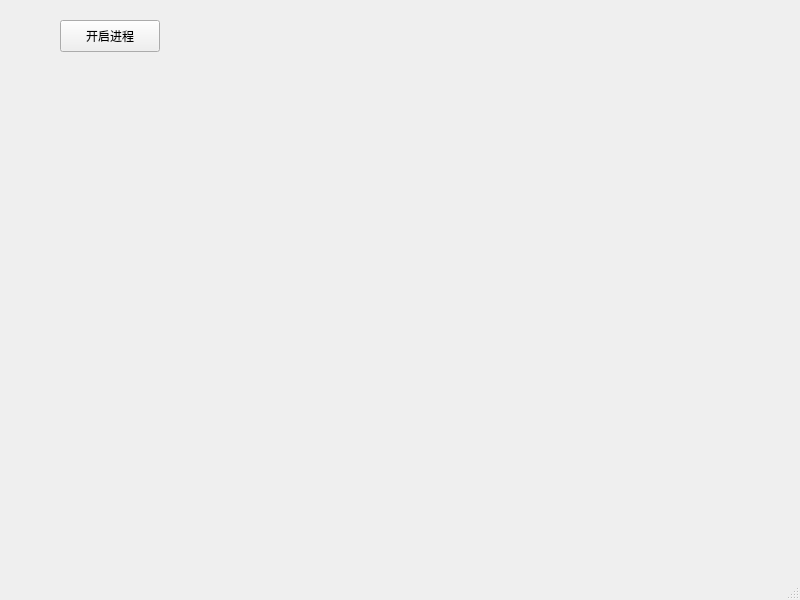
<?xml version="1.0" encoding="UTF-8"?>
<ui version="4.0">
 <class>MainWindow</class>
 <widget class="QMainWindow" name="MainWindow">
  <property name="geometry">
   <rect>
    <x>0</x>
    <y>0</y>
    <width>800</width>
    <height>600</height>
   </rect>
  </property>
  <property name="windowTitle">
   <string>MainWindow</string>
  </property>
  <widget class="QWidget" name="centralwidget">
   <widget class="QPushButton" name="pushButton">
    <property name="geometry">
     <rect>
      <x>60</x>
      <y>20</y>
      <width>100</width>
      <height>32</height>
     </rect>
    </property>
    <property name="text">
     <string>开启进程</string>
    </property>
   </widget>
  </widget>
  <widget class="QMenuBar" name="menubar">
   <property name="geometry">
    <rect>
     <x>0</x>
     <y>0</y>
     <width>800</width>
     <height>37</height>
    </rect>
   </property>
  </widget>
  <widget class="QStatusBar" name="statusbar"/>
 </widget>
 <resources/>
 <connections>
  <connection>
   <sender>pushButton</sender>
   <signal>clicked()</signal>
   <receiver>MainWindow</receiver>
   <slot>handleStartProcess()</slot>
   <hints>
    <hint type="sourcelabel">
     <x>120</x>
     <y>74</y>
    </hint>
    <hint type="destinationlabel">
     <x>120</x>
     <y>126</y>
    </hint>
   </hints>
  </connection>
 </connections>
 <slots>
  <slot>handleStartProcess()</slot>
 </slots>
</ui>
